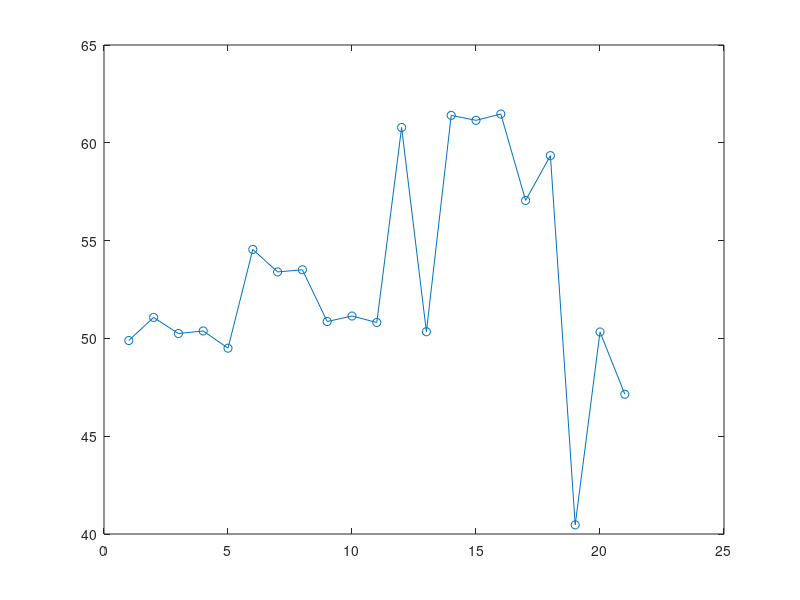

MATLAB code to generate this figure:
% clear all;
% load('data_slightvarPV.mat')
load('data_highvarPV.mat')
% rfdata=[0;40;50;70;10;50;40;90;50;10];
% rfdata=[38;27;96;46;83;30;99;48;60;52;98;25;67];
% rfdata=[0;4;1;3;2;6;-2;5;1;4;2;3;-3;1;-2];
% rfdata=[-2;1;-3;5;-1;3;-4;4;-2];
% rfdata=[8;2;10;5;10;2;6;-10];
% rfdata=[8;6;3;2;5;10;7;5;6;7;8;10;8;4;2;3;6;0;-10];
% rfdata=[1;10;3;10;5;10;2;10];
% rfdata=[-2;1;-3;5;-1;3;-4;4;-2];
% rfdata=[5;8;10;10;15;25;5;45;15;35;5;40;10];
% rfdata=[28;29;30;27;26;27;26;24;26;29;25;22;26;28;30];
%  rfdata=[...
%      0
%     0.6000
%     0.2000
%     0.8000
%     0.6000
%     0.9000
%     0.5000
%     1.0000
%     0.3000
%     0.7000
%     0.4000
%     0.6000
%          0
%          ];
DoD_data=100-100*SOC(CustomerBus:tot_bus:length(BTP(:,1)),1);
% DoD_data=[50;50;50;48;52;51;50;50;50;50;47;54];
A=DoD_data(1:128);
% A=rfdata;
% figure;
% plot(A);
% hold on;
%% Reversal Calc
diff_old=(A(2)-A(1));
Apv=A(1);
Apv=[];
for ii=2:(length(A)-1)
    diff_new=(A(ii+1)-A(ii));
%     [ii diff_old diff_new]
    if diff_new~=0
        if (diff_old*diff_new<=0)
        Apv=[Apv;A(ii)];
%         [ii length(Apv)]
        diff_old=diff_new;
        end
    end
%     diff_old=diff_new;
end

% if A(1)~=Apv(1)
%     Apv=[A(1);Apv];
% end
% if A(length(A))~=Apv(length(Apv))
%     Apv=[Apv;A(length(A))];
% end
% 
% Apv=[Apv;A(length(A))];
%
% valley=find(diff(sign(diff(A)))>0)+1;
% peak=find(diff(sign(diff(A)))<0)+1;
% pkvl=union(valley,peak);
% Apv=zeros((2+length(pkvl)),1);
% Apv(1)=A(1);
% Apv(2:(length(Apv)-1))=A(pkvl);
% Apv(length(Apv))=A(length(A));
% Apv=Apv';
plot(Apv,'-o');
rfdata=Apv;%(2:(length(Apv)-1));a';%
%%
% valley1=find(diff(sign(diff(Apv))) > 0) + 1;
% peak1 = find(diff(sign(diff(Apv))) < 0) + 1;
% pkvl1=union(valley1,peak1);
% Apv1=zeros((2+length(pkvl1)),1);
% Apv1(1) = Apv(1);
% Apv1(2:(length(Apv1)-1))=Apv(pkvl1);
% Apv1(length(Apv))=Apv(length(Apv));
% Apv1 = Apv1';
% rfdata=Apv;%(2:(length(Apv)-1));
%%
%
% rfdata_dm=rfdata;
% vind=[];
% for ii=2:length(rfdata_dm)
%     if rfdata_dm(ii-1)==rfdata_dm(ii)
%         vind=[vind;(ii-1)];
%     end
% end
% rfdata_dm(vind)=[];
%
CycleData=[];
CycleCntData=[];
mx_ind=find(rfdata==max(rfdata));
% if length(mx_ind)>1
%     disp('1')
    rfdata_nw=rfdata;
% else
%     disp('2')
%     rfdata_nw=[rfdata(mx_ind:(length(rfdata)-0))';rfdata(2:(mx_ind))'];
% end

% [rfdata' rfdata_nw]
% figure;
% plot(rfdata)
% hold on
% plot(rfdata_nw)
% plot(rfdata_dm)

ii=2;
while(length(rfdata_nw)>=3)
    if (abs(rfdata_nw(ii-1)-rfdata_nw(ii))>0)&&(abs(rfdata_nw(ii-1)-rfdata_nw(ii))<=abs(rfdata_nw(ii)-rfdata_nw(ii+1)))
        if (ii-1)==1
            CycleCntData=[CycleCntData;0.5];
            cyl_dum=[rfdata_nw(ii-1) rfdata_nw(ii)];
            CycleData=[CycleData;cyl_dum];
            rfdata_nw(ii-1)=[];
%         ind1=find(rfdata_nw==cyl_dum(1));ind2=find(rfdata_nw==cyl_dum(2));
%         cyl_dum_ind=[ind1(1) ind2(1)];
%         rfdata_nw(cyl_dum_ind)=[];
        else
            CycleCntData=[CycleCntData;1.0];
            cyl_dum=[rfdata_nw(ii-1) rfdata_nw(ii)];
            CycleData=[CycleData;cyl_dum];
            rfdata_nw([(ii-1) ii])=[];
        end
        ii=2;
    else
        ii=ii+1;
        if (ii+1)>length(rfdata_nw)
            disp('Finished data');
            break;
        end
    end
end
% CycleData
% rfdata_nw
RangeData=[abs(CycleData(:,1)-CycleData(:,2))];
% RangeData=[abs(CycleData(:,1)-CycleData(:,2));abs(rfdata_nw(1)-rfdata_nw(2))]
% [CycleData RangeData]

resthfcycle=abs(diff(rfdata_nw));
CycleCntData=[CycleCntData;0.5*ones(length(resthfcycle),1)];
RangeData=[RangeData;resthfcycle];
% [RangeData CycleCntData]
% binedge1=(0:1:49)';
% binedge2=(1:1:50)';
binedge1=[(0:0.1:0.9) (1:1:99)]';
binedge2=[(0.1:0.1:1) (2:1:100)]';
% binedge1=L(1:13)';
% binedge2=L(2:14)';
TotCycData=zeros(length(binedge1),1);
for ii=1:length(binedge1)
    dmyind=find((RangeData>binedge1(ii))&(RangeData<=binedge2(ii)));
    TotCycData(ii)=sum(CycleCntData(dmyind));
end
% [binedge1 binedge2 TotCycData]
% [range_cycles RangeData(find(RangeData>0)) CycleCntData(find(RangeData>0))]
DODSwing=binedge2;%0.01:0.01:0.5;
LT=2873.1*((0.01*DODSwing).^(-1.483));
% [sum((TotCycData./LT)*100)*365 (1/LT(find(DODSwing==40)))*100*365]
sprintf('%0.5f%%',sum((TotCycData./LT)*100))
% figure;
% h1=histogram(RangeData,binedge2);
% stem(h1.BinEdges(find(h1.Values>0)),h1.Values(find(h1.Values>0)),'o')
% semilogy(RangeData,2873.1*((0.01*RangeData).^(-1.483)),'o')
